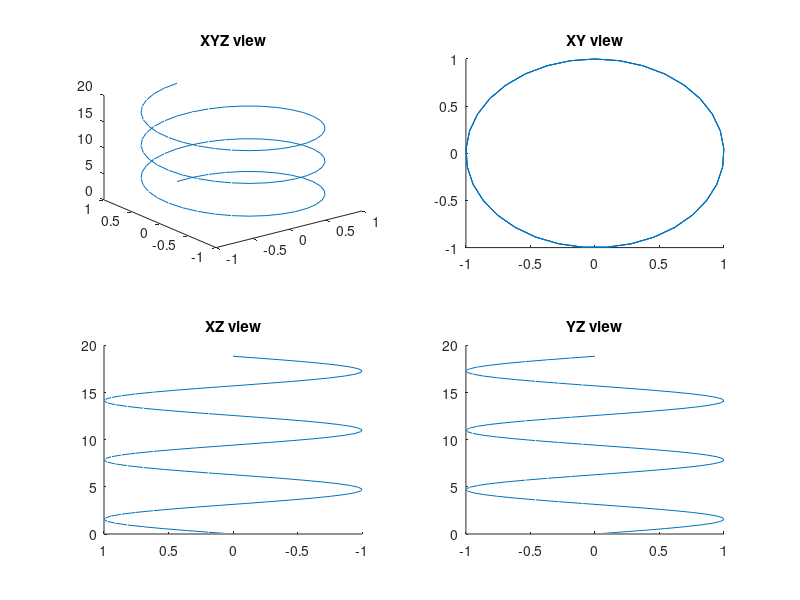

Write the MATLAB code that produced this figure.
n=100;
t=linspace(0,6*pi,n);

y1 = sin(t);
y2 = cos(t);

subplot(2, 2, 1);
plot3(y1, y2, t);
title('XYZ view');

subplot(2, 2, 2);
plot3(y1, y2, t);
title('XY view');
view([0 0 1]);

subplot(2, 2, 3);
plot3(y1, y2, t);
title('XZ view');
view([0 1 0]);

subplot(2, 2, 4);
plot3(y1, y2, t);
title('YZ view');
view([1 0 0]);